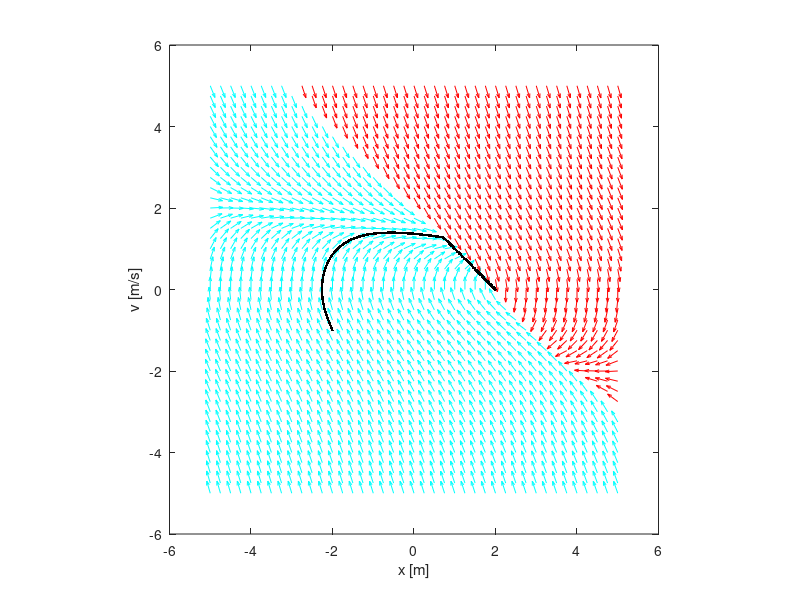

Reproduce this figure in MATLAB.
clear; close all; clc;

%controller variables
lambda = 1;  % s - 1/slope of sliding surface
beta = 5;       % N-M - Torque Magnitude
%solution variables
tf = 20;
xD = 2;    % m - desired position
%system parameters
Cd = 3;   % m/s2 - gravity
m = 5;      % m - pendulum lengx
b = 2.25;   % kg - mass of end
k = 1.5;    %     damping coefficient
%system equations
x1dot = @(x1, x2) x2;
x2dot = @(x1, x2, F) -Cd/m*(x2.*abs(x2)) - k/m*x1 + F/m;
%% phase plane plot solution space 1
[x1, x2] = meshgrid(-5:0.25:5, -5:0.25:5);

Tin = beta;
x1d = x1dot(x1, x2) .* ( ((xD-x1) + lambda*(-x2)) > 0 );
x2d = x2dot(x1, x2, Tin) .* ( ((xD-x1) + lambda*(-x2)) > 0 );

size = sqrt(x1d.^2 + x2d.^2);
quiver(x1, x2, x1d./size, x2d./size, 'c');

% phase plane plot solution space 2
clear x1d x2d;

Tin = -beta;
x1d = x1dot(x1, x2) .* ( ((xD-x1) + (lambda*(-x2))) < 0 );
x2d = x2dot(x1, x2, Tin) .* ( ((xD+-x1) + (lambda*(-x2))) < 0 );
size = sqrt(x1d.^2 + x2d.^2);
hold on
quiver(x1, x2, x1d./size, x2d./size, 'r');
%plot axis setup
axis square
xlabel('x [m]');
ylabel('v [m/s]');


%% plot vs time
x0 = -2; xDot0 = -1;

s = @(x, xDot) sign(((lambda)*(-xDot) + (xD - x)))*beta;

dt = 0.01;
t = 0:dt:tf;

x(1) = x0;
xDot(1) = xDot0;

for i = 2:length(t)
    K1 = x1dot(x(i-1), xDot(i-1))*dt;
    L1 = x2dot(x(i-1), xDot(i-1), s( x(i-1), xDot(i-1) ))*dt;
    
    K2 = x1dot(x(i-1) + K1/2, xDot(i-1) + L1/2)*dt;
    L2 = x2dot(x(i-1) + K1/2, xDot(i-1) + L1/2, s(x(i-1), xDot(i-1)))*dt;
    
    K3 = x1dot(x(i-1) + K2/2, xDot(i-1) + L2/2)*dt;
    L3 = x2dot(x(i-1) + K1/2, xDot(i-1) + L1/2, s(x(i-1), xDot(i-1)))*dt;
    
    K4 = x1dot(x(i-1) + K3  , xDot(i-1) + L3)*dt;
    L4 = x2dot(x(i-1) + K1/2, xDot(i-1) + L1/2, s(x(i-1), xDot(i-1)))*dt;
    
    x(i) = x(i-1) + 1/6*K1 + 1/3*K2 + 1/3*K3 + 1/6*K4;
    xDot(i) = xDot(i-1) + 1/6*L1 + 1/3*L2 + 1/3*L3 + 1/6*L4;
    
end

plot(x, xDot, '.-k')


%% phase plane plot solution space 1 - ERROR SPACE
% x1dotE = @(x1, x2) x2;
% x2dotE = @(x1, x2, T) g/L*sin(xD - x1) - 1/(m*L^2)*T;
% 
% [x1, x2] = meshgrid(-5:0.25:5, -5:0.25:5);
% 
% clear x1d x2d;
% Tin = beta;
% x1d = x1dotE(x1, x2) .* ( (lambda*x2 + x1) > 0 );
% x2d = x2dotE(x1, x2, Tin) .* ( (lambda*x2 + x1) > 0 );
% 
% size = sqrt(x1d.^2 + x2d.^2);
% figure(2);
% quiver(x1, x2, x1d./size, x2d./size, 'c');
% 
% % phase plane plot solution space 2 - ERROR SPACE
% clear x1d x2d;
% 
% Tin = -beta;
% x1d = x1dotE(x1, x2) .* ( (lambda*x2 + x1) < 0 );
% x2d = x2dotE(x1, x2, Tin) .* ( (lambda*x2 + x1) < 0 );
% size = sqrt(x1d.^2 + x2d.^2);
% hold on
% quiver(x1, x2, x1d./size, x2d./size, 'r');
% %plot axis setup
% axis square
% xlabel('xeta Error');
% ylabel('xeta Dot Error');
% 
